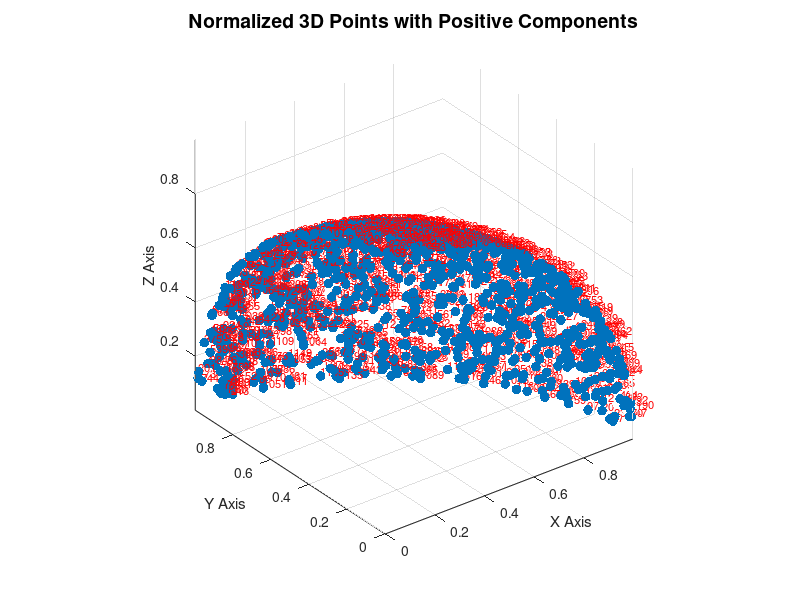

Reproduce this figure in MATLAB.
% Generate 10,000 normally distributed 3D points
mean_vector = [0, 0, 0];
cov_matrix = eye(3); % Unit variance

data_points = mvnrnd(mean_vector, cov_matrix, 10000);

% Filter points with all positive components
positive_points = data_points(all(data_points > 0, 2), :);

% Normalize points to have unit length
normalized_points = positive_points ./ vecnorm(positive_points, 2, 2);

% Create a figure for 3D plot
figure;
scatter3(normalized_points(:, 1), normalized_points(:, 2), normalized_points(:, 3), ...
    50, 'r*', 'filled');
grid on;
axis equal;

% Set axis labels
xlabel('X Axis');
ylabel('Y Axis');
zlabel('Z Axis');

% Set graph background to white
set(gcf, 'Color', 'w');

% Add a title to the plot
title('Normalized 3D Points with Positive Components', 'FontSize', 14);

% Display the mass of each distribution as red stars
hold on;
text(normalized_points(:, 1), normalized_points(:, 2), normalized_points(:, 3), ...
    arrayfun(@num2str, 1:size(normalized_points, 1), 'UniformOutput', false), ...
    'Color', 'red', 'FontSize', 8, 'HorizontalAlignment', 'left', 'VerticalAlignment', 'bottom');
hold off;
